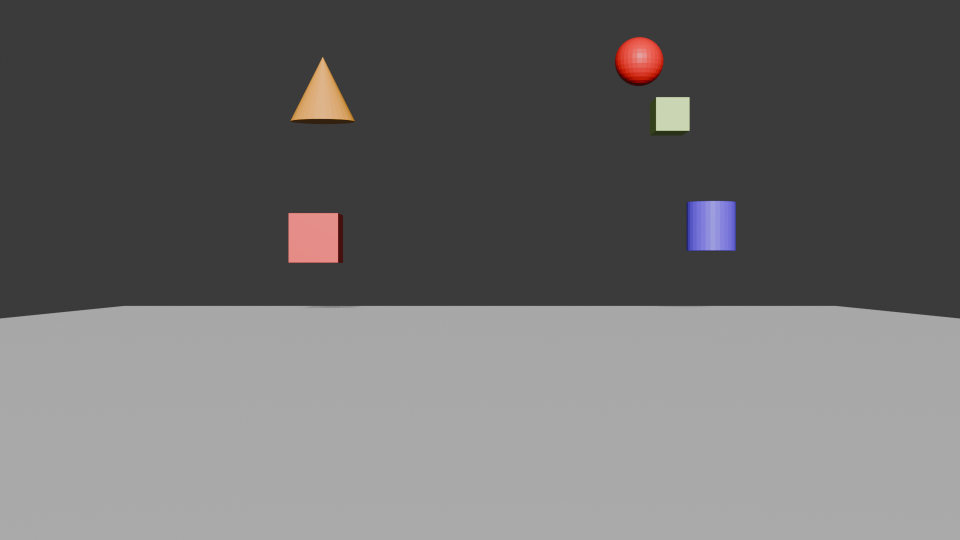
#> input picture photos/render.png, 1920 x 1080 px (shown at 1/2 size)
$ python imgproc.py
#> lines starting #> are read from the running program, lines starting #| are printed output that depends on the picture; after the words box and inside, x2 and y2 are one past the last pixel; in counts of white or black regions, pixels touching at a corner belong together
from re import split
import cv2
import sys
from cv2.typing import MatLike
import numpy as np
import math


def main():
    img = cv2.imread("photos/render.png")
#> img is the input picture: shape (1080, 1920, 3); mean B, G, R 107.3, 107.3, 108.4
    if img is None:
        sys.exit()

    img = resize(img,0.4)
#| DIM  Resize: (768, 432)
#> in resize, `return cv2.resize(frame,dim,interpolation=cv2.INTER_AREA)`:
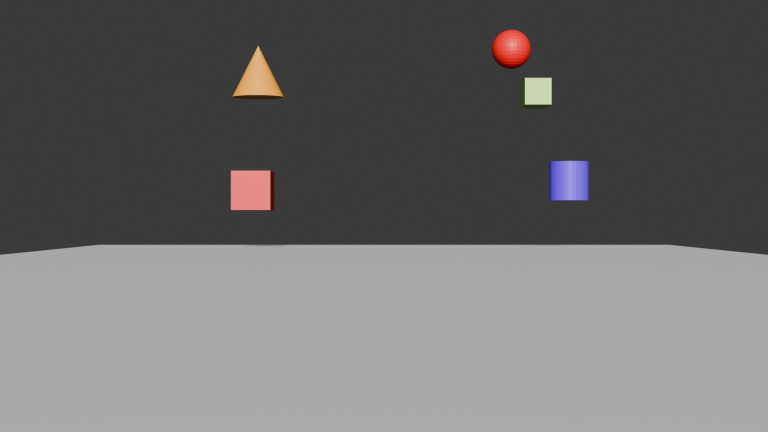
#> returned value: shape (432, 768, 3); mean of channels 0, 1, 2 107.4, 107.3, 108.5; drawn as B, G, R
    b,g,r = cv2.split(img)
    only_red = filter_col(150,110,r,g,b)
    contours, _ = cv2.findContours(only_red, cv2.RETR_TREE, cv2.CHAIN_APPROX_SIMPLE)

    angle,radius,contour = get_angle(r,g,b)
    cnt = filter_contours(contours)


    img = cv2.drawContours(img,[contour],0,(255,0,0),3)
    img = cv2.drawContours(img,cnt,-1,(255,0,0),3)

    cv2.imshow("aoeu" ,only_red)
    cv2.imshow("img" ,img)


   # [5 lines of commented-out code are left out]


    cv2.waitKey(0)

# [39 lines left out: functions detect_circle_1, do_and_draw_hough, not called in this run]

def filter_col(keep_threshhold,remvo_threshold,ch_keep,ch_rm1,ch_rm2):

#> called with keep_threshhold = 150, remvo_threshold = 110
    _, keep_thr_ch = cv2.threshold(ch_keep, keep_threshhold, 255, cv2.THRESH_BINARY)
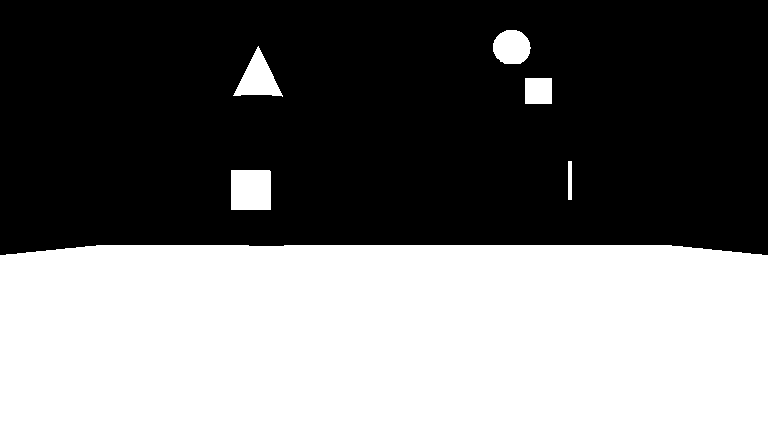
#> keep_thr_ch: shape (432, 768); 44.4% white; 6 white regions, box (x1, y1, x2, y2) and area: (0, 245, 768, 432) 142563, (231, 170, 271, 210) 1599, (233, 46, 283, 97) 1236, (493, 30, 531, 64) 1034, (525, 78, 552, 104) 702, (568, 161, 572, 200) 156
    _, rm_thr_1 = cv2.threshold(ch_rm1, remvo_threshold, 255, cv2.THRESH_BINARY)
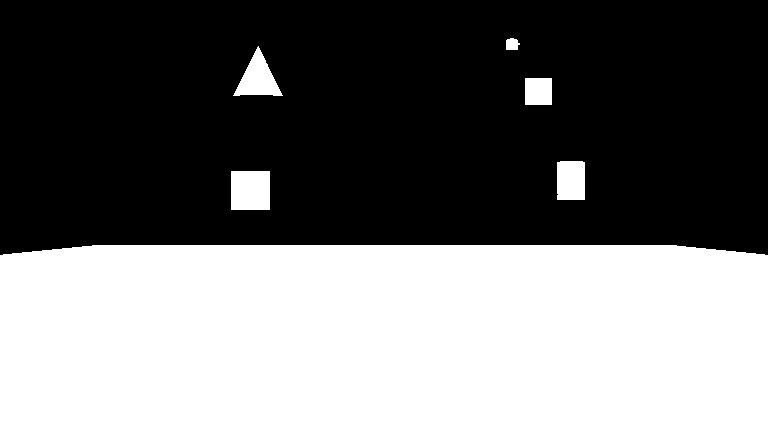
#> rm_thr_1: shape (432, 768); 44.4% white; 6 white regions, box (x1, y1, x2, y2) and area: (0, 245, 768, 432) 142675, (231, 171, 270, 210) 1521, (233, 46, 283, 96) 1226, (557, 161, 585, 200) 1086, (525, 78, 552, 105) 729, (506, 38, 520, 50) 138
    _, rm_thr_2 = cv2.threshold(ch_rm2, remvo_threshold, 255, cv2.THRESH_BINARY)
#> rm_thr_2: shape (432, 768); 44.4% white; 6 white regions, box (x1, y1, x2, y2) and area: (0, 245, 768, 432) 142675, (550, 160, 589, 201) 1563, (231, 171, 270, 210) 1521, (242, 47, 274, 95) 823, (525, 78, 552, 105) 728, (506, 39, 518, 50) 104


    not_b = cv2.bitwise_not(rm_thr_1)
    not_g = cv2.bitwise_not(rm_thr_2)

    r_and_not_b = cv2.bitwise_and(keep_thr_ch, not_b)
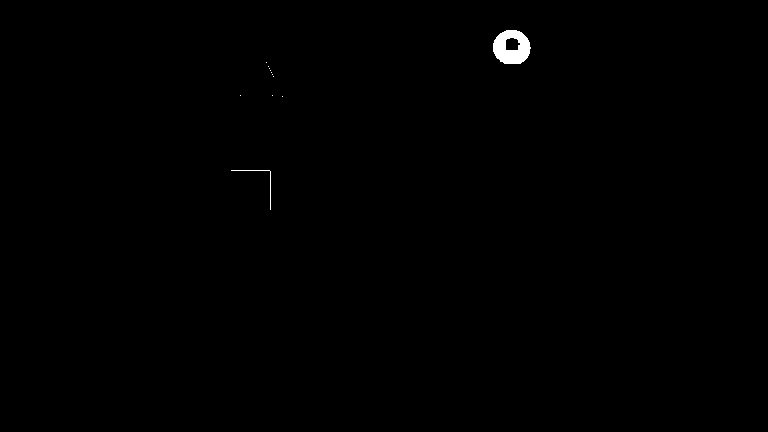
#> r_and_not_b: shape (432, 768); 0.3% white; 12 white regions (10 under 20 px), largest, box (x1, y1, x2, y2) and area: (493, 30, 531, 64) 896, (231, 170, 271, 210) 78
    r_and_not_g = cv2.bitwise_and(keep_thr_ch, not_g)
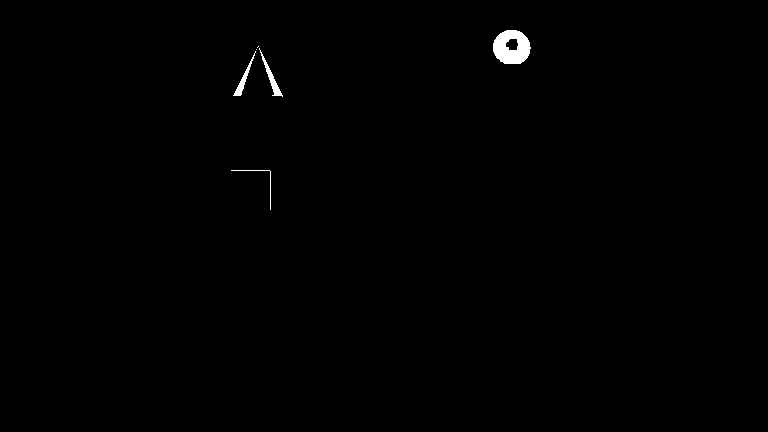
#> r_and_not_g: shape (432, 768); 0.43% white; 6 white regions (2 under 20 px)
#> in main, `contours, _ = cv2.findContours(only_red, cv2.RETR_TREE, cv2.CHAIN_APPR..`: contours = 13 contours, 11 with area under 20; largest, box (x1, y1, x2, y2) and area: (493, 30, 531, 64) 982, (505, 37, 521, 51) 160

    return cv2.bitwise_and(r_and_not_b, r_and_not_g)


def filter_contours(contours):
    res = []
    for cnt in contours:
        perim = cv2.arcLength(cnt,closed=True)
        area = cv2.contourArea(cnt)
        approx = cv2.approxPolyDP(cnt, 0.01 * perim, True)

        radius_p = perim/(2*math.pi)
        radius_area = math.sqrt(area/math.pi)
        area_prediction = radius_p*radius_p*math.pi

        delta_area = area_prediction-area
        delta_radius = radius_area-radius_p
        ((x, y), radius) = cv2.minEnclosincountgCircle(cnt)
        print("Enclosing:",x,y,radius, radius_area,radius_area,radius_p)

        if len(approx) > 10 and len(approx) < 16:
            if delta_area < 200:
                if delta_radius < 1.0:
                    res.append(cnt)

    return res

# [15 lines left out: function get_circles_hough, not called in this run]


def get_angle(r,g,b):

    z = 54*50  # distance in meters * focal length(mm)

    _,screen_w = r.shape
#> screen_w = 768

    only_red = filter_col(150,100,r,g,b)
#> call 2 of filter_col, with keep_threshhold = 150, remvo_threshold = 100
#> in filter_col (call 2), `_, rm_thr_1 = cv2.threshold(ch_rm1, remvo_threshold, 255, cv2.THRESH_B..`:
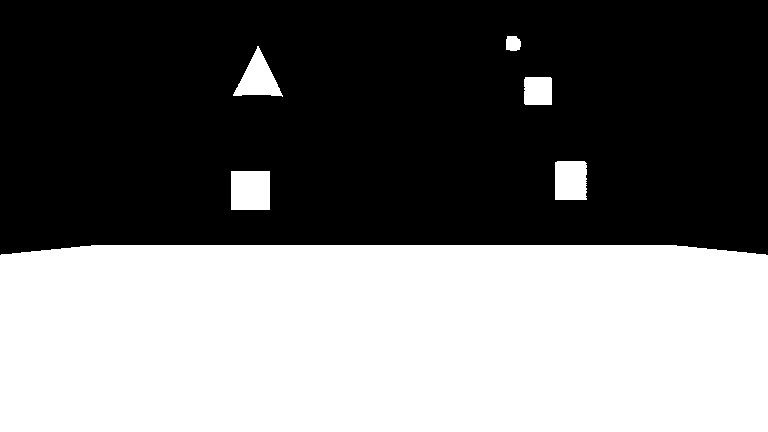
#> rm_thr_1: shape (432, 768); 44.5% white; 6 white regions, box (x1, y1, x2, y2) and area: (0, 245, 768, 432) 142695, (231, 171, 270, 210) 1521, (233, 46, 283, 97) 1249, (555, 161, 587, 200) 1228, (524, 77, 552, 105) 778, (506, 36, 521, 51) 198
#> in filter_col (call 2), `_, rm_thr_2 = cv2.threshold(ch_rm2, remvo_threshold, 255, cv2.THRESH_B..`:
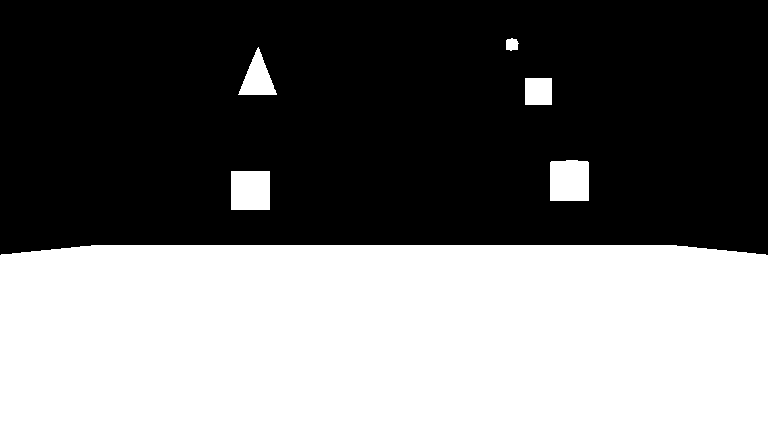
#> rm_thr_2: shape (432, 768); 44.5% white; 6 white regions, box (x1, y1, x2, y2) and area: (0, 245, 768, 432) 142695, (550, 160, 589, 201) 1570, (231, 171, 270, 210) 1521, (238, 47, 277, 95) 967, (525, 78, 552, 105) 729, (506, 38, 519, 51) 134
#> in filter_col (call 2), `r_and_not_b = cv2.bitwise_and(keep_thr_ch, not_b)`: r_and_not_b: shape (432, 768); 0.28% white; 2 white regions, box (x1, y1, x2, y2) and area: (493, 30, 531, 64) 836, (231, 170, 271, 210) 78
#> in filter_col (call 2), `r_and_not_g = cv2.bitwise_and(keep_thr_ch, not_g)`: r_and_not_g: shape (432, 768); 0.38% white; 8 white regions (4 under 20 px)

    contours, _ = cv2.findContours(only_red, cv2.RETR_TREE, cv2.CHAIN_APPROX_SIMPLE)
#> contours = 3 contours, 1 with area under 20; largest, box (x1, y1, x2, y2) and area: (493, 30, 531, 64) 982, (505, 35, 522, 52) 224
    x,y,contour = get_coords(contours)
#| 3
#> in get_coords, `largest_contour = contours[-1]`: largest_contour = contour of 22 points, box (x1, y1, x2, y2) (505, 35, 522, 52), area 224
#> the loop in get_coords, `for _, contour in enumerate(contours):` made 3 passes
#> sides on passes 2 to 3: 7, 5
#> (approx, sides) on pass 1: ([[231, 170], [269, 170], [270, 209], [270, 171]], 4)
#> after the loop in get_coords, `for _, contour in enumerate(contours):`: greatest_area = 0
#> in get_coords, `M = cv2.moments(largest_contour[0])`: M = moments, m00 0
#> x = 0; y = 0; contour has the same summary as largest_contour in get_coords

    if contour is  None:
        return -255,-255, contour
    print("Circle Contour found at x,y:",x,y)
#| Circle Contour found at x,y: 0 0
    #print("With No fo sides:",len(cv2.approxPolyDP(contour, 0.04* cv2.arcLength(contour,True),True)))


    delta_x = (screen_w//2)-x
#> delta_x = 384

    angle_rads = math.atan((delta_x/z))
#> angle_rads = 0.141
    angle_degs = angle_rads*(180/math.pi)
#> angle_degs = 8.09

    radius = cv2.arcLength(contour,True)/(2*math.pi)
#> radius = 9.16
    return angle_degs,radius,contour


def get_coords(contours):
    print(len(contours))
    if len(contours) <= 0:
        return -1,-1,None
    greatest_area = 0
    largest_contour = contours[-1]
    x, y = 0, 0
    for _, contour in enumerate(contours):
       approx = cv2.approxPolyDP(contour, 0.04 * cv2.arcLength(contour, True), True)
       sides = len(approx)
       if sides > 10:
           area = cv2.contourArea(contour)
           if area > greatest_area:
               greatest_area = area
               largest_contour = contour


    M = cv2.moments(largest_contour[0])
    if M["m00"] != 0:
        x = int(M["m10"] / M["m00"])
        y = int(M["m01"] / M["m00"])

    return x,y,largest_contour

def resize(frame, scale=0.75):
    w = int(frame.shape[1] * scale)
    h = int(frame.shape[0] * scale)
    dim = (w,h)
    print("DIM  Resize:",dim)

    return cv2.resize(frame,dim,interpolation=cv2.INTER_AREA)
if __name__ == "__main__":
    main()
#> in main, `angle,radius,contour = get_angle(r,g,b)`: angle = 8.09; radius = 9.16; contour has the same summary as largest_contour in get_coords
#> the loop in filter_contours, `for cnt in contours:` made 1 pass
#> (perim, area, approx, radius_p, radius_area, area_prediction, delta_area, delta_radius) on pass 1: (154.8, 0, [[231, 170], [269, 170], [270, 209], [270, 171]], 24.64, 0, 1907.6, 1907.6, -24.64)
#> after the loop in filter_contours, `for cnt in contours:`: res = []
#> (the run stopped early here; a loop or call above may not have finished)
